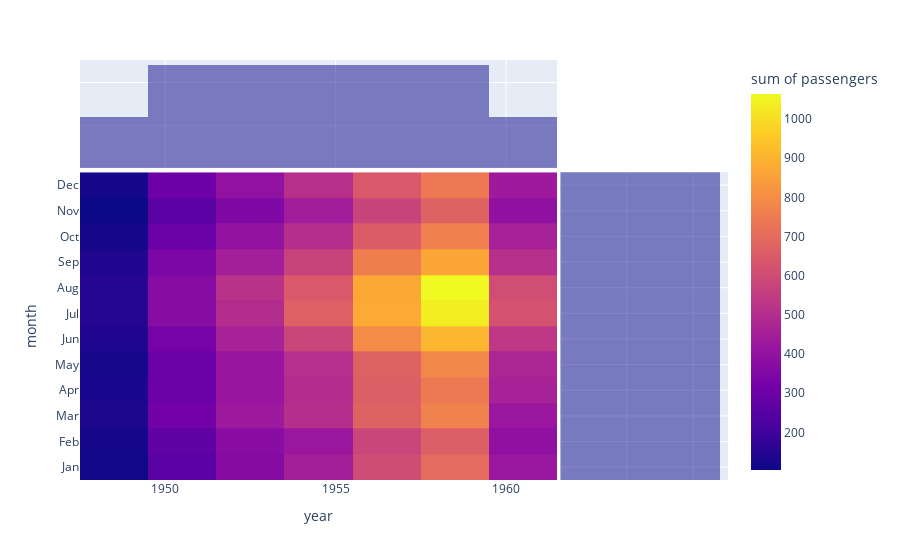

Notebook cell for this chart:
### Code cell
fig = px.density_heatmap(flights, x='year', y='month', z='passengers',
marginal_x='histogram',marginal_y='histogram')
fig

### Figure 1 — Plotly figure (JSON) as saved in the notebook; plotly's stock layout.template omitted (floating-point values rounded to 4 significant figures; data arrays with more than 128 entries replaced by an {"elided": "..."} marker saying what was removed)
{"data": [{"coloraxis": "coloraxis", "histfunc": "sum", "hovertemplate": "year=%{x}<br>month=%{y}<br>sum of passengers=%{z}<extra></extra>", "name": "", "type": "histogram2d", "x": {"elided": "144 int values"}, "xaxis": "x", "xbingroup": "x", "y": {"elided": "144 str values"}, "yaxis": "y", "ybingroup": "y", "z": {"elided": "144 int values"}}, {"alignmentgroup": "True", "bingroup": "x", "hovertemplate": "year=%{x}<br>count=%{y}<extra></extra>", "legendgroup": "", "marker": {"color": "#0d0887"}, "name": "", "offsetgroup": "", "opacity": 0.5, "showlegend": false, "type": "histogram", "x": {"elided": "144 int values"}, "xaxis": "x3", "yaxis": "y3"}, {"alignmentgroup": "True", "bingroup": "y", "hovertemplate": "month=%{y}<br>count=%{x}<extra></extra>", "legendgroup": "", "marker": {"color": "#0d0887"}, "name": "", "offsetgroup": "", "opacity": 0.5, "showlegend": false, "type": "histogram", "xaxis": "x2", "y": {"elided": "144 str values"}, "yaxis": "y2"}], "layout": {"barmode": "overlay", "coloraxis": {"colorbar": {"title": {"text": "sum of passengers"}}, "colorscale": [[0, "#0d0887"], [0.1111, "#46039f"], [0.2222, "#7201a8"], [0.3333, "#9c179e"], [0.4444, "#bd3786"], [0.5556, "#d8576b"], [0.6667, "#ed7953"], [0.7778, "#fb9f3a"], [0.8889, "#fdca26"], [1, "#f0f921"]]}, "legend": {"tracegroupgap": 0}, "margin": {"t": 60}, "xaxis": {"anchor": "y", "domain": [0, 0.7363], "title": {"text": "year"}}, "xaxis2": {"anchor": "y2", "domain": [0.7413, 1], "matches": "x2", "showgrid": true, "showline": false, "showticklabels": false, "ticks": ""}, "xaxis3": {"anchor": "y3", "domain": [0, 0.7363], "matches": "x", "showgrid": true, "showticklabels": false}, "xaxis4": {"anchor": "y4", "domain": [0.7413, 1], "matches": "x2", "showgrid": true, "showline": false, "showticklabels": false, "ticks": ""}, "yaxis": {"anchor": "x", "domain": [0, 0.7326], "title": {"text": "month"}}, "yaxis2": {"anchor": "x2", "domain": [0, 0.7326], "matches": "y", "showgrid": true, "showticklabels": false}, "yaxis3": {"anchor": "x3", "domain": [0.7426, 1], "matches": "y3", "showgrid": true, "showline": false, "showticklabels": false, "ticks": ""}, "yaxis4": {"anchor": "x4", "domain": [0.7426, 1], "matches": "y3", "showgrid": true, "showline": false, "showticklabels": false, "ticks": ""}}}
